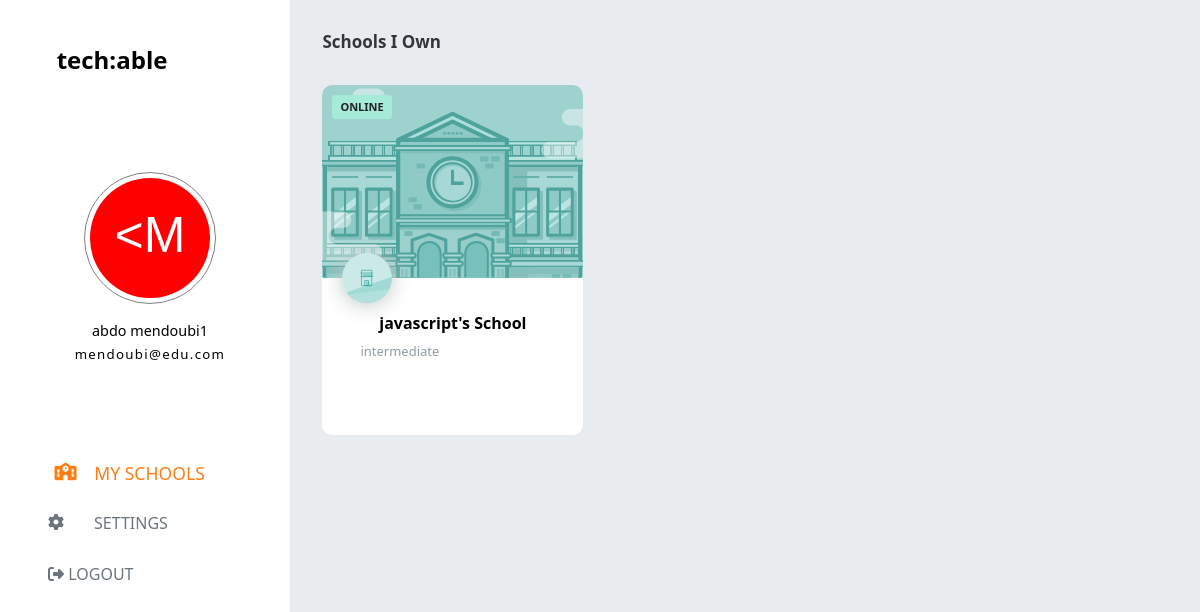
The page /admins/ (signed in) on the database its author committed.
### compte/models.py (models this page shows)
class user(AbstractUser):
    pass

class cour(models.Model):
    name= models.CharField(max_length=100, primary_key=True)
    slug= models.SlugField(max_length=128)
    created_at = models.DateTimeField(auto_now_add=True)
    price = models.FloatField()
    diff=models.CharField(max_length=100)

### compte/views.py (the view, shortened to what this page needs)
# urls.py: path("admins/", views.admin, name="admin"),
def admin(request):
  cours=cour.objects.all()
  return render(request,'admin.html',context={"cour":cours})

### compte/templates/admin.html (shortened to what this page needs)
{% load static %}
<!DOCTYPE html>
<html lang="en">
  <head>
    <link rel="stylesheet" href="{% static 'css/style.css'%}" />
    <link rel="stylesheet" href="{% static 'css/normalize.css' %}" />
    <link rel="stylesheet" href="{% static 'css/admin.css' %}">
    <link rel="stylesheet" href="{% static 'css/wtf-forms.css' %}">
    <link rel="stylesheet"
      href="https://cdnjs.cloudflare.com/ajax/libs/font-awesome/6.4.0/css/all.min.css"
 />
  </head>
  <body>
    <main>
      <section class="left">
        <div class="header">
          <h1>Tech:able</h1>
          <div class="logo">
            <div class="userImg avatarDiv">
              <img class="avatar" alt="user logo" />
            </div>
            {% if user.is_authenticated %}
              <div class="userInfo">
                <span class="userName">{{user.username}}</span>
                <span class="mailUser">{{user.email}}</span>
              </div>
            {% else %}
              <h1> bbllblblb</h1>
            {% endif %}
          </div>
        </div>
        <div class="choices">
          <div class="choice mySchool active">
            <i class="fa-solid fa-school"></i> My Schools
          </div>
          <div class="choice setting">
            <i class="fa-solid fa-gear"></i> Settings
          </div>
          <div class="choice">
            <a href="{% url 'home' %}"><i class="fa-solid fa-right-from-bracket"></i> logout</a>
          </div>
        </div>
      </section>
      <section class="right containers mySchool">
        <div class="schoolOwn">
          <h1>Schools I Own</h1>
          <div class="cards">
            {% for i in cour %}
              <div class="card">
                <div class="cardImg">
                </div>
                <div class="cardInfo">
                  <a href="{% url 'cours' i.slug %}">
                  <h1 class="schoolName">{{i.name}}'s School</h1></a>
                  <p class="schoolDomain">{{i.diff}}</p>
                </div>
                <div class="cardTicket">Online</div>
                <div class="cardLogo"></div>
              </div>
            {% endfor %}
          </div>
        </div>
      </section>
    </main>
  </body>
</html>

### rows shown on the page
user: username "abdo mendoubi1", email "mendoubi@edu.com"
cour: name "javascript", diff "intermediate"
